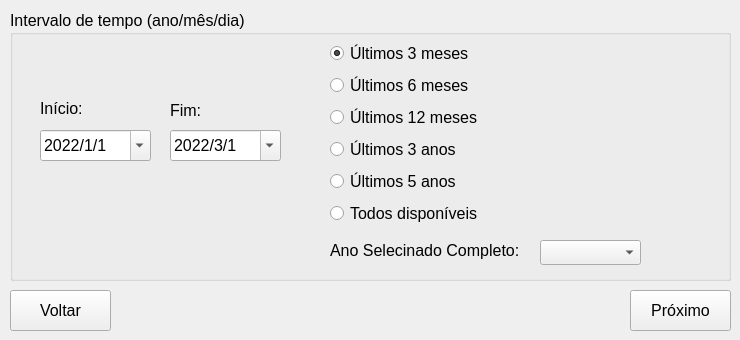
   <widget class="QWidget" name="tab_2">
    <attribute name="title">
     <string>Passo 4</string>
    </attribute>
    <widget class="QLabel" name="label_18">
     <property name="geometry">
      <rect>
       <x>10</x>
       <y>110</y>
       <width>191</width>
       <height>16</height>
      </rect>
     </property>
     <property name="lineWidth">
      <number>1</number>
     </property>
     <property name="text">
      <string/>
     </property>
     <property name="textFormat">
      <enum>Qt::RichText</enum>
     </property>
     <property name="scaledContents">
      <bool>false</bool>
     </property>
     <property name="wordWrap">
      <bool>false</bool>
     </property>
    </widget>
    <widget class="QGroupBox" name="groupBox_3">
     <property name="geometry">
      <rect>
       <x>10</x>
       <y>10</y>
       <width>721</width>
       <height>271</height>
      </rect>
     </property>
     <property name="font">
      <font>
       <pointsize>12</pointsize>
      </font>
     </property>
     <property name="title">
      <string>Intervalo de tempo (ano/mês/dia):</string>
     </property>
     <widget class="QDateEdit" name="finaledit">
      <property name="geometry">
       <rect>
        <x>160</x>
        <y>120</y>
        <width>111</width>
        <height>31</height>
       </rect>
      </property>
      <property name="font">
       <font>
        <pointsize>12</pointsize>
       </font>
      </property>
      <property name="dateTime">
       <datetime>
        <hour>0</hour>
        <minute>0</minute>
        <second>0</second>
        <year>2022</year>
        <month>3</month>
        <day>1</day>
       </datetime>
      </property>
      <property name="currentSection">
       <enum>QDateTimeEdit::YearSection</enum>
      </property>
      <property name="displayFormat">
       <string>yyyy/M/d</string>
      </property>
      <property name="calendarPopup">
       <bool>true</bool>
      </property>
      <property name="timeSpec">
       <enum>Qt::LocalTime</enum>
      </property>
      <property name="date">
       <date>
        <year>2022</year>
        <month>3</month>
        <day>1</day>
       </date>
      </property>
     </widget>
     <widget class="QDateEdit" name="incioedit">
      <property name="geometry">
       <rect>
        <x>30</x>
        <y>120</y>
        <width>111</width>
        <height>31</height>
       </rect>
      </property>
      <property name="font">
       <font>
        <pointsize>12</pointsize>
       </font>
      </property>
      <property name="dateTime">
       <datetime>
        <hour>0</hour>
        <minute>0</minute>
        <second>0</second>
        <year>2022</year>
        <month>1</month>
        <day>1</day>
       </datetime>
      </property>
      <property name="displayFormat">
       <string>yyyy/M/d</string>
      </property>
      <property name="calendarPopup">
       <bool>true</bool>
      </property>
      <property name="date">
       <date>
        <year>2022</year>
        <month>1</month>
        <day>1</day>
       </date>
      </property>
     </widget>
     <widget class="QLabel" name="label_19">
      <property name="geometry">
       <rect>
        <x>30</x>
        <y>90</y>
        <width>91</width>
        <height>16</height>
       </rect>
      </property>
      <property name="font">
       <font>
        <pointsize>12</pointsize>
       </font>
      </property>
      <property name="text">
       <string>Início:</string>
      </property>
      <property name="textFormat">
       <enum>Qt::AutoText</enum>
      </property>
      <property name="scaledContents">
       <bool>false</bool>
      </property>
      <property name="wordWrap">
       <bool>false</bool>
      </property>
     </widget>
     <widget class="QLabel" name="label_20">
      <property name="geometry">
       <rect>
        <x>160</x>
        <y>90</y>
        <width>81</width>
        <height>20</height>
       </rect>
      </property>
      <property name="font">
       <font>
        <pointsize>12</pointsize>
       </font>
      </property>
      <property name="text">
       <string>Fim:</string>
      </property>
      <property name="textFormat">
       <enum>Qt::AutoText</enum>
      </property>
      <property name="scaledContents">
       <bool>false</bool>
      </property>
      <property name="wordWrap">
       <bool>false</bool>
      </property>
     </widget>
     <widget class="QWidget" name="gridLayoutWidget">
      <property name="geometry">
       <rect>
        <x>320</x>
        <y>30</y>
        <width>311</width>
        <height>191</height>
       </rect>
      </property>
      <layout class="QGridLayout" name="gridLayout">
       <item row="1" column="0">
        <widget class="QRadioButton" name="radioButton_6months">
         <property name="font">
          <font>
           <pointsize>12</pointsize>
          </font>
         </property>
         <property name="text">
          <string>Últimos 6 meses</string>
         </property>
        </widget>
       </item>
       <item row="7" column="0">
        <widget class="QRadioButton" name="radioButton_5years">
         <property name="font">
          <font>
           <pointsize>12</pointsize>
          </font>
         </property>
         <property name="text">
          <string>Últimos 5 anos</string>
         </property>
         <property name="checked">
          <bool>false</bool>
         </property>
        </widget>
       </item>
       <item row="3" column="0">
        <widget class="QRadioButton" name="radioButton_3years">
         <property name="font">
          <font>
           <pointsize>12</pointsize>
          </font>
         </property>
         <property name="text">
          <string>Últimos 3 anos</string>
         </property>
        </widget>
       </item>
       <item row="2" column="0">
        <widget class="QRadioButton" name="radioButton_12months">
         <property name="font">
          <font>
           <pointsize>12</pointsize>
          </font>
         </property>
         <property name="text">
          <string>Últimos 12 meses</string>
         </property>
         <property name="checked">
          <bool>false</bool>
         </property>
        </widget>
       </item>
       <item row="8" column="0">
        <widget class="QRadioButton" name="radioButton_all">
         <property name="font">
          <font>
           <pointsize>12</pointsize>
          </font>
         </property>
         <property name="text">
          <string>Todos disponíveis</string>
         </property>
         <property name="checked">
          <bool>false</bool>
         </property>
        </widget>
       </item>
       <item row="0" column="0">
        <widget class="QRadioButton" name="radioButton_3months">
         <property name="font">
          <font>
           <pointsize>12</pointsize>
          </font>
         </property>
         <property name="text">
          <string>Últimos 3 meses</string>
         </property>
         <property name="checked">
          <bool>true</bool>
         </property>
        </widget>
       </item>
      </layout>
     </widget>
     <widget class="QComboBox" name="combo_year">
      <property name="geometry">
       <rect>
        <x>530</x>
        <y>230</y>
        <width>101</width>
        <height>25</height>
       </rect>
      </property>
     </widget>
     <widget class="QLabel" name="label_8">
      <property name="geometry">
       <rect>
        <x>320</x>
        <y>230</y>
        <width>201</width>
        <height>21</height>
       </rect>
      </property>
      <property name="font">
       <font>
        <pointsize>12</pointsize>
       </font>
      </property>
      <property name="text">
       <string>Ano Selecinado Completo:</string>
      </property>
     </widget>
    </widget>
    <widget class="QPushButton" name="QPushButton_back_2">
     <property name="enabled">
      <bool>true</bool>
     </property>
     <property name="geometry">
      <rect>
       <x>10</x>
       <y>290</y>
       <width>101</width>
       <height>41</height>
      </rect>
     </property>
     <property name="font">
      <font>
       <pointsize>12</pointsize>
      </font>
     </property>
     <property name="text">
      <string>Voltar</string>
     </property>
     <property name="icon">
      <iconset>
       <normaloff>../medias/icons8-back-button-50.png</normaloff>../medias/icons8-back-button-50.png</iconset>
     </property>
    </widget>
    <widget class="QPushButton" name="QPushButton_next_2">
     <property name="geometry">
      <rect>
       <x>630</x>
       <y>290</y>
       <width>101</width>
       <height>41</height>
      </rect>
     </property>
     <property name="font">
      <font>
       <pointsize>12</pointsize>
      </font>
     </property>
     <property name="text">
      <string>Próximo</string>
     </property>
     <property name="icon">
      <iconset>
       <normaloff>../medias/icons8-forward-button-50.png</normaloff>../medias/icons8-forward-button-50.png</iconset>
     </property>
    </widget>
   </widget>
